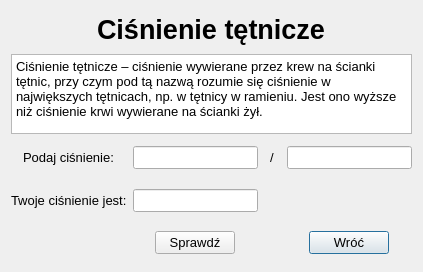
<?xml version="1.0" encoding="UTF-8"?>
<ui version="4.0">
 <class>cisnienietetnicze</class>
 <widget class="QDialog" name="cisnienietetnicze">
  <property name="geometry">
   <rect>
    <x>0</x>
    <y>0</y>
    <width>423</width>
    <height>272</height>
   </rect>
  </property>
  <property name="windowTitle">
   <string>Ciśnienie tętnicze</string>
  </property>
  <layout class="QGridLayout" name="gridLayout_2">
   <item row="0" column="0">
    <layout class="QGridLayout" name="gridLayout">
     <item row="2" column="1" alignment="Qt::AlignHCenter|Qt::AlignVCenter">
      <widget class="QLineEdit" name="lineEdit_lewa">
       <property name="minimumSize">
        <size>
         <width>100</width>
         <height>0</height>
        </size>
       </property>
       <property name="maximumSize">
        <size>
         <width>500</width>
         <height>16777215</height>
        </size>
       </property>
       <property name="font">
        <font>
         <pointsize>10</pointsize>
        </font>
       </property>
      </widget>
     </item>
     <item row="4" column="3" alignment="Qt::AlignHCenter|Qt::AlignVCenter">
      <widget class="QPushButton" name="pushButton_wroc">
       <property name="font">
        <font>
         <pointsize>10</pointsize>
        </font>
       </property>
       <property name="text">
        <string>Wróć</string>
       </property>
      </widget>
     </item>
     <item row="2" column="3" alignment="Qt::AlignHCenter|Qt::AlignVCenter">
      <widget class="QLineEdit" name="lineEdit_prawa">
       <property name="minimumSize">
        <size>
         <width>100</width>
         <height>0</height>
        </size>
       </property>
       <property name="maximumSize">
        <size>
         <width>500</width>
         <height>16777215</height>
        </size>
       </property>
       <property name="font">
        <font>
         <pointsize>10</pointsize>
        </font>
       </property>
      </widget>
     </item>
     <item row="3" column="1" alignment="Qt::AlignHCenter|Qt::AlignVCenter">
      <widget class="QLineEdit" name="lineEdit_cisnienie">
       <property name="minimumSize">
        <size>
         <width>100</width>
         <height>0</height>
        </size>
       </property>
       <property name="maximumSize">
        <size>
         <width>500</width>
         <height>16777215</height>
        </size>
       </property>
       <property name="font">
        <font>
         <pointsize>10</pointsize>
        </font>
       </property>
       <property name="readOnly">
        <bool>true</bool>
       </property>
      </widget>
     </item>
     <item row="0" column="0" colspan="4" alignment="Qt::AlignHCenter|Qt::AlignVCenter">
      <widget class="QLabel" name="label">
       <property name="font">
        <font>
         <pointsize>20</pointsize>
         <weight>75</weight>
         <bold>true</bold>
        </font>
       </property>
       <property name="text">
        <string>Ciśnienie tętnicze</string>
       </property>
      </widget>
     </item>
     <item row="2" column="0" alignment="Qt::AlignHCenter|Qt::AlignVCenter">
      <widget class="QLabel" name="label_3">
       <property name="font">
        <font>
         <pointsize>10</pointsize>
        </font>
       </property>
       <property name="text">
        <string>Podaj ciśnienie:</string>
       </property>
      </widget>
     </item>
     <item row="3" column="0" alignment="Qt::AlignHCenter|Qt::AlignVCenter">
      <widget class="QLabel" name="label_5">
       <property name="font">
        <font>
         <pointsize>10</pointsize>
        </font>
       </property>
       <property name="text">
        <string>Twoje ciśnienie jest:</string>
       </property>
      </widget>
     </item>
     <item row="4" column="1" alignment="Qt::AlignHCenter|Qt::AlignVCenter">
      <widget class="QPushButton" name="pushButton_sprawdz">
       <property name="font">
        <font>
         <pointsize>10</pointsize>
        </font>
       </property>
       <property name="text">
        <string>Sprawdź</string>
       </property>
      </widget>
     </item>
     <item row="2" column="2" alignment="Qt::AlignHCenter|Qt::AlignVCenter">
      <widget class="QLabel" name="label_4">
       <property name="font">
        <font>
         <pointsize>10</pointsize>
        </font>
       </property>
       <property name="text">
        <string>/</string>
       </property>
      </widget>
     </item>
     <item row="1" column="0" colspan="4" alignment="Qt::AlignVCenter">
      <widget class="QPlainTextEdit" name="plainTextEdit">
       <property name="maximumSize">
        <size>
         <width>16777215</width>
         <height>80</height>
        </size>
       </property>
       <property name="font">
        <font>
         <pointsize>10</pointsize>
        </font>
       </property>
       <property name="plainText">
        <string>Ciśnienie tętnicze – ciśnienie wywierane przez krew na ścianki tętnic, przy czym pod tą nazwą rozumie się ciśnienie w największych tętnicach, np. w tętnicy w ramieniu. Jest ono wyższe niż ciśnienie krwi wywierane na ścianki żył.</string>
       </property>
      </widget>
     </item>
    </layout>
   </item>
  </layout>
 </widget>
 <resources/>
 <connections/>
</ui>
